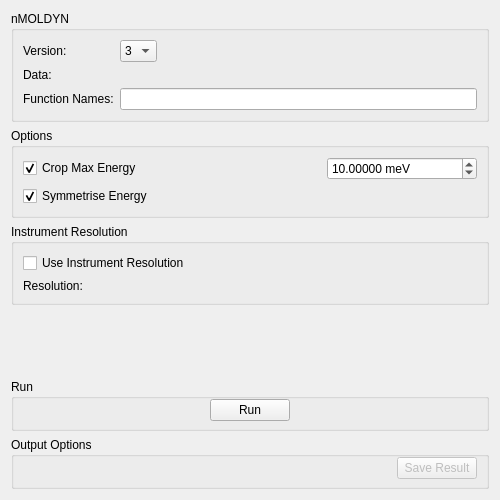
<?xml version="1.0" encoding="UTF-8"?>
<ui version="4.0">
 <class>MolDyn</class>
 <widget class="QWidget" name="MolDyn">
  <property name="geometry">
   <rect>
    <x>0</x>
    <y>0</y>
    <width>500</width>
    <height>500</height>
   </rect>
  </property>
  <property name="windowTitle">
   <string>Form</string>
  </property>
  <layout class="QVBoxLayout" name="verticalLayout">
   <item>
    <widget class="QGroupBox" name="gbSimulation">
     <property name="title">
      <string>nMOLDYN</string>
     </property>
     <layout class="QGridLayout" name="gridLayout_2">
      <item row="1" column="0">
       <widget class="QLabel" name="lblSample">
        <property name="text">
         <string>Data:</string>
        </property>
       </widget>
      </item>
      <item row="1" column="1">
       <widget class="MantidQt::API::FileFinderWidget" name="mwRun" native="true">
        <property name="sizePolicy">
         <sizepolicy hsizetype="Preferred" vsizetype="Fixed">
          <horstretch>0</horstretch>
          <verstretch>0</verstretch>
         </sizepolicy>
        </property>
        <property name="toolTip">
         <string>&lt;html&gt;&lt;head/&gt;&lt;body&gt;&lt;p&gt;Simulation filename.&lt;/p&gt;&lt;/body&gt;&lt;/html&gt;</string>
        </property>
        <property name="label" stdset="0">
         <string/>
        </property>
        <property name="fileExtensions" stdset="0">
         <stringlist>
          <string>.dat</string>
          <string>.cdl</string>
         </stringlist>
        </property>
       </widget>
      </item>
      <item row="2" column="0">
       <widget class="QLabel" name="lblFunctionNames">
        <property name="sizePolicy">
         <sizepolicy hsizetype="Preferred" vsizetype="Fixed">
          <horstretch>0</horstretch>
          <verstretch>0</verstretch>
         </sizepolicy>
        </property>
        <property name="text">
         <string>Function Names:</string>
        </property>
       </widget>
      </item>
      <item row="2" column="1">
       <widget class="QLineEdit" name="leFunctionNames">
        <property name="toolTip">
         <string>&lt;html&gt;&lt;head/&gt;&lt;body&gt;&lt;p&gt;Comma separated list of functions to load from the input file.&lt;/p&gt;&lt;/body&gt;&lt;/html&gt;</string>
        </property>
       </widget>
      </item>
      <item row="0" column="0">
       <widget class="QLabel" name="lbVersion">
        <property name="text">
         <string>Version:</string>
        </property>
       </widget>
      </item>
      <item row="0" column="1">
       <layout class="QHBoxLayout" name="loVersion">
        <item>
         <widget class="QComboBox" name="cbVersion">
          <item>
           <property name="text">
            <string>3</string>
           </property>
          </item>
          <item>
           <property name="text">
            <string>4</string>
           </property>
          </item>
         </widget>
        </item>
        <item>
         <spacer name="spVersionCombo">
          <property name="orientation">
           <enum>Qt::Horizontal</enum>
          </property>
          <property name="sizeHint" stdset="0">
           <size>
            <width>40</width>
            <height>20</height>
           </size>
          </property>
         </spacer>
        </item>
       </layout>
      </item>
     </layout>
    </widget>
   </item>
   <item>
    <widget class="QGroupBox" name="gbOptions">
     <property name="title">
      <string>Options</string>
     </property>
     <layout class="QGridLayout" name="gridLayout_3">
      <item row="1" column="1">
       <layout class="QHBoxLayout" name="horizontalLayout_2">
        <item>
         <widget class="QCheckBox" name="ckCropEnergy">
          <property name="text">
           <string>Crop Max Energy</string>
          </property>
          <property name="checked">
           <bool>true</bool>
          </property>
         </widget>
        </item>
        <item>
         <spacer name="horizontalSpacer">
          <property name="orientation">
           <enum>Qt::Horizontal</enum>
          </property>
          <property name="sizeHint" stdset="0">
           <size>
            <width>40</width>
            <height>20</height>
           </size>
          </property>
         </spacer>
        </item>
        <item>
         <widget class="QDoubleSpinBox" name="dspMaxEnergy">
          <property name="minimumSize">
           <size>
            <width>150</width>
            <height>0</height>
           </size>
          </property>
          <property name="toolTip">
           <string>&lt;html&gt;&lt;head/&gt;&lt;body&gt;&lt;p&gt;Crop the upper energy range of any workspaces with energy as the X unit (e.g. S(Q,w)).&lt;/p&gt;&lt;/body&gt;&lt;/html&gt;</string>
          </property>
          <property name="suffix">
           <string> meV</string>
          </property>
          <property name="decimals">
           <number>5</number>
          </property>
          <property name="maximum">
           <double>1000.000000000000000</double>
          </property>
          <property name="singleStep">
           <double>0.100000000000000</double>
          </property>
          <property name="value">
           <double>10.000000000000000</double>
          </property>
         </widget>
        </item>
       </layout>
      </item>
      <item row="2" column="1">
       <widget class="QCheckBox" name="ckSymmetrise">
        <property name="toolTip">
         <string>&lt;html&gt;&lt;head/&gt;&lt;body&gt;&lt;p&gt;Symmetrise functions in energy about the Y axis.&lt;/p&gt;&lt;/body&gt;&lt;/html&gt;</string>
        </property>
        <property name="text">
         <string>Symmetrise Energy</string>
        </property>
        <property name="checked">
         <bool>true</bool>
        </property>
       </widget>
      </item>
     </layout>
    </widget>
   </item>
   <item>
    <widget class="QGroupBox" name="gbInstRes">
     <property name="title">
      <string>Instrument Resolution</string>
     </property>
     <layout class="QGridLayout" name="gridLayout">
      <item row="1" column="0">
       <widget class="QLabel" name="lblResolution">
        <property name="text">
         <string>Resolution:</string>
        </property>
       </widget>
      </item>
      <item row="1" column="1">
       <widget class="MantidQt::MantidWidgets::DataSelector" name="dsResolution" native="true">
        <property name="enabled">
         <bool>false</bool>
        </property>
        <property name="sizePolicy">
         <sizepolicy hsizetype="Minimum" vsizetype="Fixed">
          <horstretch>0</horstretch>
          <verstretch>0</verstretch>
         </sizepolicy>
        </property>
        <property name="toolTip">
         <string>&lt;html&gt;&lt;head/&gt;&lt;body&gt;&lt;p&gt;Instrument resolution file or workspace.&lt;/p&gt;&lt;/body&gt;&lt;/html&gt;</string>
        </property>
        <property name="autoLoad" stdset="0">
         <bool>true</bool>
        </property>
        <property name="loadLabelText" stdset="0">
         <string/>
        </property>
        <property name="workspaceSuffixes" stdset="0">
         <stringlist>
          <string>_red</string>
          <string>_res</string>
         </stringlist>
        </property>
        <property name="fileBrowserSuffixes" stdset="0">
         <stringlist>
          <string>_red.nxs</string>
          <string>_res.nxs</string>
         </stringlist>
        </property>
        <property name="showLoad" stdset="0">
         <bool>false</bool>
        </property>
       </widget>
      </item>
      <item row="0" column="0" colspan="2">
       <widget class="QCheckBox" name="ckResolution">
        <property name="enabled">
         <bool>true</bool>
        </property>
        <property name="toolTip">
         <string>&lt;html&gt;&lt;head/&gt;&lt;body&gt;&lt;p&gt;Convolve suitable workspaces with an instrument resolution.&lt;/p&gt;&lt;/body&gt;&lt;/html&gt;</string>
        </property>
        <property name="text">
         <string>Use Instrument Resolution</string>
        </property>
        <property name="checked">
         <bool>false</bool>
        </property>
       </widget>
      </item>
     </layout>
    </widget>
   </item>
   <item>
    <spacer name="verticalSpacer">
     <property name="orientation">
      <enum>Qt::Vertical</enum>
     </property>
     <property name="sizeHint" stdset="0">
      <size>
       <width>20</width>
       <height>40</height>
      </size>
     </property>
    </spacer>
   </item>
   <item>
    <widget class="QGroupBox" name="gbRun">
     <property name="title">
      <string>Run</string>
     </property>
     <layout class="QHBoxLayout" name="horizontalLayout_3">
      <property name="leftMargin">
       <number>0</number>
      </property>
      <property name="topMargin">
       <number>0</number>
      </property>
      <property name="rightMargin">
       <number>0</number>
      </property>
      <property name="bottomMargin">
       <number>7</number>
      </property>
      <item>
       <spacer name="horizontalSpacer_3">
        <property name="orientation">
         <enum>Qt::Horizontal</enum>
        </property>
        <property name="sizeHint" stdset="0">
         <size>
          <width>194</width>
          <height>20</height>
         </size>
        </property>
       </spacer>
      </item>
      <item>
       <widget class="QPushButton" name="pbRun">
        <property name="text">
         <string>Run</string>
        </property>
       </widget>
      </item>
      <item>
       <spacer name="horizontalSpacer_2">
        <property name="orientation">
         <enum>Qt::Horizontal</enum>
        </property>
        <property name="sizeHint" stdset="0">
         <size>
          <width>193</width>
          <height>20</height>
         </size>
        </property>
       </spacer>
      </item>
     </layout>
    </widget>
   </item>
   <item>
    <widget class="QGroupBox" name="gbOutput">
     <property name="sizePolicy">
      <sizepolicy hsizetype="Preferred" vsizetype="Fixed">
       <horstretch>0</horstretch>
       <verstretch>0</verstretch>
      </sizepolicy>
     </property>
     <property name="title">
      <string>Output Options</string>
     </property>
     <layout class="QHBoxLayout" name="horizontalLayout">
      <property name="topMargin">
       <number>0</number>
      </property>
      <property name="bottomMargin">
       <number>7</number>
      </property>
      <item>
       <widget class="MantidQt::CustomInterfaces::OutputPlotOptionsView" name="ipoPlotOptions" native="true"/>
      </item>
      <item>
       <spacer name="horizontalSpacer_18">
        <property name="orientation">
         <enum>Qt::Horizontal</enum>
        </property>
        <property name="sizeHint" stdset="0">
         <size>
          <width>40</width>
          <height>20</height>
         </size>
        </property>
       </spacer>
      </item>
      <item>
       <widget class="QPushButton" name="pbSave">
        <property name="enabled">
         <bool>false</bool>
        </property>
        <property name="text">
         <string>Save Result</string>
        </property>
       </widget>
      </item>
     </layout>
    </widget>
   </item>
  </layout>
 </widget>
 <customwidgets>
  <customwidget>
   <class>MantidQt::MantidWidgets::DataSelector</class>
   <extends>QWidget</extends>
   <header>MantidQtWidgets/Common/DataSelector.h</header>
  </customwidget>
  <customwidget>
   <class>MantidQt::CustomInterfaces::OutputPlotOptionsView</class>
   <extends>QWidget</extends>
   <header>Common/OutputPlotOptionsView.h</header>
   <container>1</container>
  </customwidget>
  <customwidget>
   <class>MantidQt::API::FileFinderWidget</class>
   <extends>QWidget</extends>
   <header>MantidQtWidgets/Common/FileFinderWidget.h</header>
   <container>1</container>
  </customwidget>
 </customwidgets>
 <tabstops>
  <tabstop>mwRun</tabstop>
  <tabstop>leFunctionNames</tabstop>
  <tabstop>ckCropEnergy</tabstop>
  <tabstop>dspMaxEnergy</tabstop>
  <tabstop>ckResolution</tabstop>
  <tabstop>dsResolution</tabstop>
  <tabstop>pbSave</tabstop>
 </tabstops>
 <resources/>
 <connections/>
</ui>
